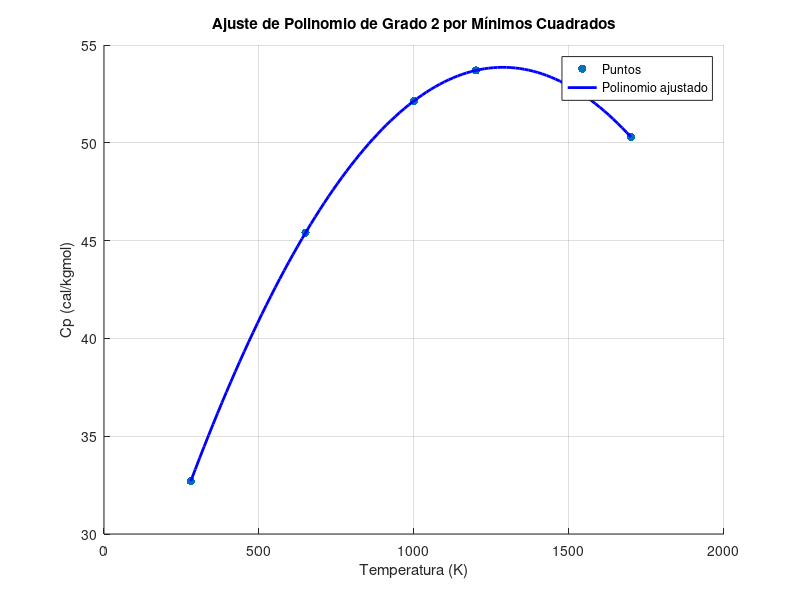

Recreate this plot in MATLAB.
% MINIMOS CUADRADOS DE UN POLINOMIO DE GRADO N
 
x = [280 650 1000 1200 1500 1700]; 
y = [32.7 45.4 52.15 53.7 52.9 50.3];
n = 2; % Grado del polinomio

%Sistema de ecuaciones
X = ones(length(x), n+1);
for i = 2:n+1
    X(:,i) = x.^(n+2-i);
end

theta = X\y';
y_pred = X * theta;
residuos = y' - y_pred;

fprintf('\nLa ecuación del polinomio ajustado es:\nCp(T) = ');
for i = 1:n+1
    fprintf('%.4f T^%d', theta(i), n-i+1);
    if i < n+1
        fprintf(' + ');
    end
end
fprintf('\n');

scatter(x, y, 'ro', 'filled', 'DisplayName', 'Puntos'); 
hold on;
x_fit = linspace(min(x), max(x), 100);
X_fit = ones(length(x_fit), n+1);
for i = 2:n+1
    X_fit(:,i) = x_fit.^(n+2-i);
end
y_fit = X_fit * theta;
plot(x_fit, y_fit, 'b-', 'LineWidth', 2, 'DisplayName', 'Polinomio ajustado');

% Etiquetas y título
xlabel('Temperatura (K)');
ylabel('Cp (cal/kgmol)');
title(['Ajuste de Polinomio de Grado ', num2str(n), ' por Mínimos Cuadrados']);
legend('Location', 'Best');
grid on;
hold off;

S = sum(residuos.^2);                   % Cálculo del error cuadrático total (SSE)
y_mean = mean(y);

ST = sum((y - y_mean).^2);              % Cálculo de la suma total de cuadrados (ST)

R2 = 1 - (S / ST);                      % Cálculo del coeficiente de determinación R^2

Se = sqrt(S / (length(x) - (n+1)));     % Cálculo del error estándar de la estimación SE

% Mostrar resultados
fprintf('\nEstadísticas del ajuste:\n');
fprintf('Error cuadrático total (SSE) = %.4f\n', S);
fprintf('Coeficiente de determinación (R^2) = %.4f\n', R2);
fprintf('Error estándar de la estimación (Se) = %.4f\n', Se);

fprintf('\nTabla de valores y residuos:\n');
fprintf('    T    |    Cp    | Predicho | Residuo\n');
fprintf('---------|----------|----------|--------\n');
for i = 1:length(x)
    fprintf('%8.1f | %8.4f | %8.4f | %8.4f\n', ...
        x(i), y(i), y_pred(i), residuos(i));
end